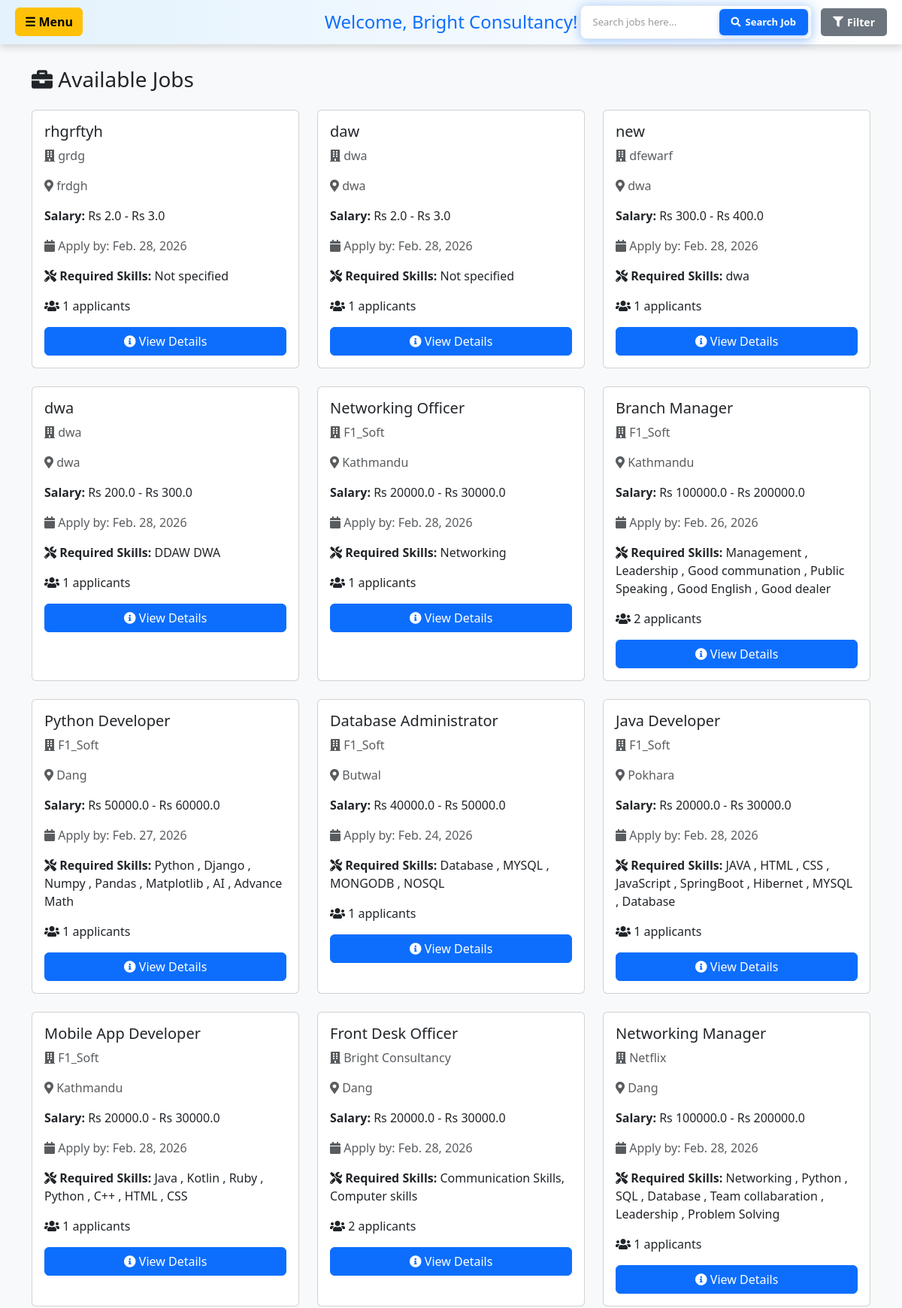
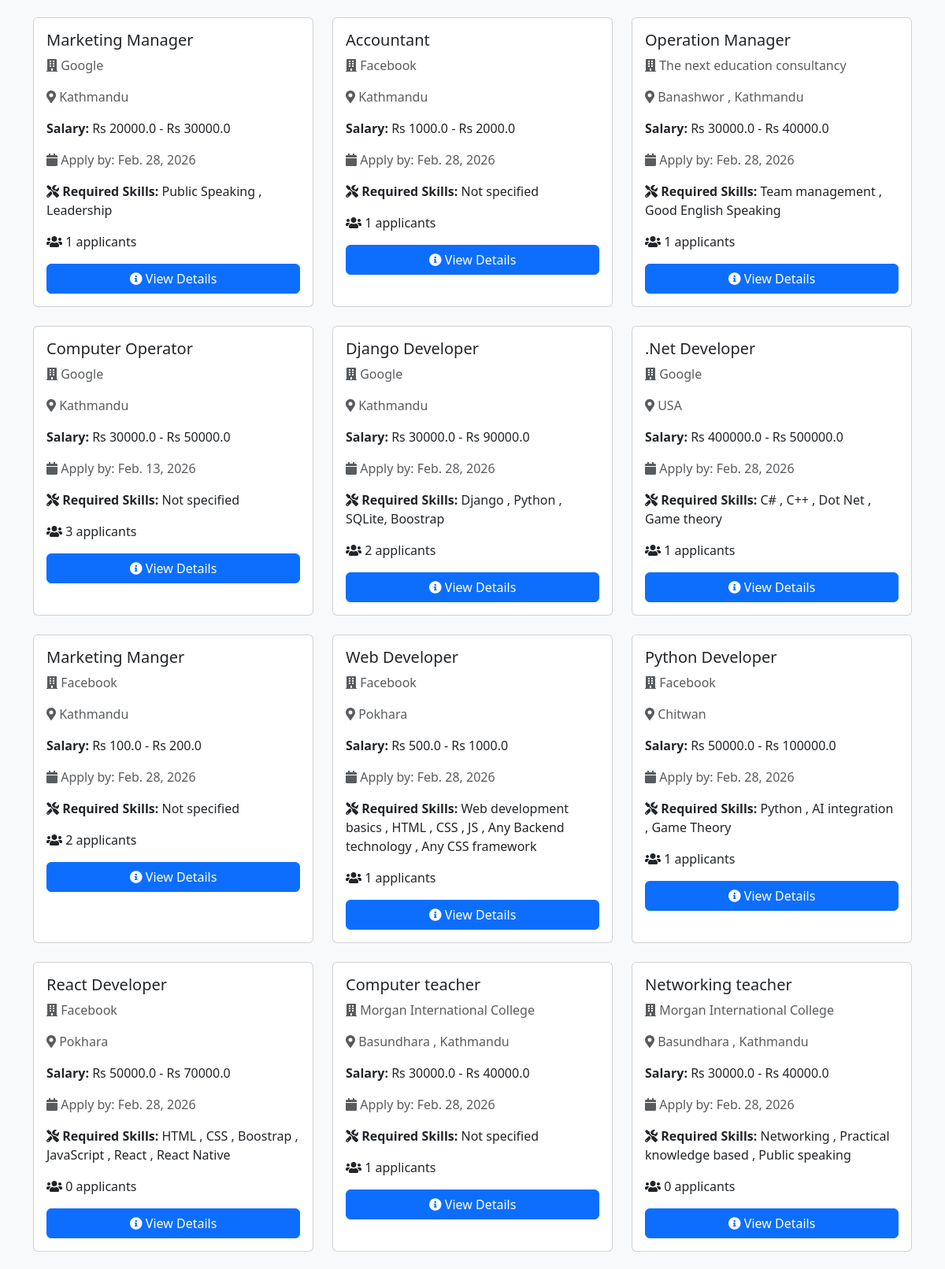
The page /candidate-dashboard/ (signed in, upper part) on the database its author committed (2 pictures, top to bottom).
### hr/models.py (models this page shows, shortened)
class JobPost(models.Model):
    user = models.ForeignKey(User, on_delete=models.CASCADE)
    title = models.CharField(max_length=200)
    address = models.CharField(max_length=200)
    CompanyName = models.CharField(max_length=200)
    salaryLow = models.FloatField(default=0, validators=[MinValueValidator(0)])
    salaryHigh = models.FloatField(default=0, validators=[MinValueValidator(0)])
    applycount = models.IntegerField(default=0)
    lastDateToApply = models.DateField()
    created_at = models.DateTimeField(auto_now_add=True, null=True)
    employment_type = models.CharField(
        max_length=20, choices=EMPLOYMENT_TYPE_CHOICES,
        default='full-time', null=True, blank=True
    )
    work_mode = models.CharField(
        max_length=20, choices=WORK_MODE_CHOICES,
        default='on-site', null=True, blank=True
    )
    required_experience = models.CharField(
        max_length=50,
        choices=EXPERIENCE_LEVEL_CHOICES,
        default='no-experience',
        help_text='Select required years of experience'
    )
    required_experience_custom = models.CharField(
        max_length=100,
        null=True,
        blank=True,
        help_text='Custom experience requirement (e.g., 1.5 years)'
    )
    required_education = models.CharField(
        max_length=50,
        choices=REQUIRED_EDUCATION_CHOICES,
        default='no-education',
        help_text='Select required education level'
    )
    required_skills = models.TextField(
        null=True,
        blank=True,
        help_text='Comma-separated skills (e.g., Python, SQL, Communication)'
    )
    @property
    def is_expired(self):
        return self.lastDateToApply < date.today()

### candidate/views.py (the view, shortened to what this page needs)
# urls.py: path("candidate-dashboard/", views.candidate_dashboard, name='candidate_dashboard'),
@login_required(login_url='login_user')
def candidate_dashboard(request):
    try:
        profile = CandidateProfile.objects.get(user=request.user)
    except CandidateProfile.DoesNotExist:
        profile = None
    search_query = request.GET.get('search', '')
    filter_by = request.GET.get('filter_by', 'keyword')
    location = request.GET.get('location', '')
    date_posted = request.GET.get('date_posted', '')
    min_salary = request.GET.get('min_salary', '')
    max_salary = request.GET.get('max_salary', '')
    sort_by = request.GET.get('sort_by', 'relevance')
    employment_type = request.GET.get('employment_type', '')
    work_mode = request.GET.get('work_mode', '')
    jobs = JobPost.objects.all()
    search_placeholder = 'Search jobs here...'
    if filter_by == 'keyword' and search_query:
        jobs = jobs.filter(title__icontains=search_query)
        search_placeholder = 'Search jobs here...'
    elif filter_by == 'location' and search_query:
        jobs = jobs.filter(address__icontains=search_query)
        search_placeholder = 'Search by location...'
    elif filter_by == 'company' and search_query:
        jobs = jobs.filter(CompanyName__icontains=search_query)
        search_placeholder = 'Search by company name...'
    elif filter_by == 'date_24':
        cutoff_date = timezone.now() - timedelta(hours=24)
        jobs = jobs.filter(created_at__gte=cutoff_date)
        search_placeholder = 'Showing jobs from last 24 hours'
    elif filter_by == 'date_7':
        cutoff_date = timezone.now() - timedelta(days=7)
        jobs = jobs.filter(created_at__gte=cutoff_date)
        search_placeholder = 'Showing jobs from last 7 days'
    elif filter_by == 'date_30':
        cutoff_date = timezone.now() - timedelta(days=30)
        jobs = jobs.filter(created_at__gte=cutoff_date)
        search_placeholder = 'Showing jobs from last 30 days'
    elif filter_by == 'salary_high':
        jobs = jobs.order_by('-salaryHigh')
        search_placeholder = 'Sorted by highest salary'
    elif filter_by == 'salary_low':
        jobs = jobs.order_by('salaryLow')
        search_placeholder = 'Sorted by lowest salary'
    elif filter_by == 'newest':
        jobs = jobs.order_by('-created_at')
        search_placeholder = 'Showing newest jobs first'
    elif filter_by == 'employment_full':
        jobs = jobs.filter(employment_type='full-time')
        search_placeholder = 'Showing Full-time jobs'
    elif filter_by == 'employment_part':
        jobs = jobs.filter(employment_type='part-time')
        search_placeholder = 'Showing Part-time jobs'
    elif filter_by == 'employment_intern':
        jobs = jobs.filter(employment_type='internship')
        search_placeholder = 'Showing Internship jobs'
    elif filter_by == 'employment_contract':
        jobs = jobs.filter(employment_type='contract')
        search_placeholder = 'Showing Contract jobs'
    elif filter_by == 'employment_freelance':
        jobs = jobs.filter(employment_type='freelance')
        search_placeholder = 'Showing Freelance jobs'
    elif filter_by == 'work_onsite':
        jobs = jobs.filter(work_mode='on-site')
        search_placeholder = 'Showing On-site jobs'
    elif filter_by == 'work_remote':
        jobs = jobs.filter(work_mode='remote')
        search_placeholder = 'Showing Remote jobs'
    elif filter_by == 'work_hybrid':
        jobs = jobs.filter(work_mode='hybrid')
        search_placeholder = 'Showing Hybrid jobs'
    if location:
        jobs = jobs.filter(address__icontains=location)
    if filter_by not in ['salary_high', 'salary_low', 'newest', 'salary_range']:
        if sort_by == 'newest':
            jobs = jobs.order_by('-created_at')
        elif sort_by == 'salary_high':
            jobs = jobs.order_by('-salaryHigh')
        elif sort_by == 'salary_low':
            jobs = jobs.order_by('salaryLow')
        else:  # Default sorting by relevance (could be based on search query or other factors)
            jobs = jobs.order_by('-created_at')
    applied_jobs = candidateApplication.objects.filter(user=request.user)
    applied_job_ids = [app.job.id for app in applied_jobs]
    job_status_map = {app.job.id: app.status for app in applied_jobs}
    for job in jobs:
        if job.id in job_status_map:
            job.application_status = job_status_map[job.id]
        else:
            job.application_status = None
    for job in jobs:
        if job.is_expired:
            job.display_status = "Expired"
        else:
            job.display_status = job.application_status
    shortlisted_jobs = ShortlistedCandidate.objects.filter(candidate__user=request.user)
    shortlisted_count = shortlisted_jobs.count()
    newly_shortlisted = shortlisted_jobs.filter(notification_sent=False)
    for shortlist in newly_shortlisted:
        messages.info(request, f"Great news! You have been shortlisted for {shortlist.job.title}!")
        shortlist.notification_sent = True
        shortlist.save()
    context = {
        'jobs': jobs,
        'applied_job_ids': applied_job_ids,
        'shortlisted_count': shortlisted_count,
        'profile': profile,
        'search_query': search_query,
        'filter_by': filter_by,
        'search_placeholder': search_placeholder,
        'location': location,
        'date_posted': date_posted,
        'min_salary': min_salary,
        'max_salary': max_salary,
        'sort_by': sort_by,
        'employment_type': employment_type,
        'work_mode': work_mode,
    }
    return render(request, 'candidate/dashboard_with_nav.html', context)

### candidate/templates/candidate/dashboard_with_nav.html (shortened to what this page needs)
<!DOCTYPE html>
<html lang="en">
{% load static %}
<head>
    <link href="https://cdn.jsdelivr.net/npm/bootstrap@5.3.8/dist/css/bootstrap.min.css" rel="stylesheet">
    <link rel="stylesheet" href="https://cdnjs.cloudflare.com/ajax/libs/font-awesome/5.15.3/css/all.min.css">
</head>
<body>
<div class="top-bar">
    <a class="btn btn-warning menu-btn" data-bs-toggle="offcanvas" href="#offcanvasExample" role="button" aria-controls="offcanvasExample">
        <strong>☰ Menu</strong>
    </a>
    <h2>Welcome, {{ user.username }}!</h2>
    <div class="search-container">
        <div class="search-form-wrapper">
            <form method="GET" action="{% url 'candidate_dashboard' %}" class="d-flex align-items-center" id="searchForm" style="width: 100%; margin: 0;">
                <input type="text" name="search" class="search-input"
                    placeholder="{{ search_placeholder|default:'Search jobs here...' }}"
                    value="{{ search_query }}" />
                <button type="submit" class="search-btn">
                    <i class="fas fa-search"></i> Search Job
                </button>
            </form>
        </div>
        <div class="filter-dropdown">
            <button type="button" class="filter-btn" onclick="toggleFilterDropdown()">
                <i class="fas fa-filter"></i> Filter
            </button>
        </div>
    </div>
</div>
<div class="container">
    <h3 class="mb-4"><i class="fas fa-briefcase"></i> Available Jobs</h3>
    {% if jobs %}
    <div class="row">
        {% for job in jobs %}
        <div class="col-md-6 col-lg-4 mb-4">
            <div class="card job-card h-100 position-relative">
                <div class="card-body">
                    <h5 class="card-title">{{ job.title }}</h5>
                    <p class="card-text text-muted">
                        <i class="fas fa-building"></i> {{ job.CompanyName }}
                    </p>
                    <p class="card-text text-muted">
                        <i class="fas fa-map-marker-alt"></i> {{ job.address }}
                    </p>
                    <p class="card-text">
                        <strong>Salary:</strong> Rs {{ job.salaryLow }} - Rs {{ job.salaryHigh }}
                    </p>
                    <p class="card-text text-muted">
                        <i class="fas fa-calendar"></i> Apply by: {{ job.lastDateToApply }}
                    </p>
                    <p class="card-text">
                        <i class="fas fa-tools"></i>
                        <strong>Required Skills:</strong>
                        {% if job.required_skills %}
                            {{ job.required_skills }}
                        {% else %}
                            Not specified
                        {% endif %}
                    </p>
                    <p class="card-text">
                        <i class="fas fa-users"></i> {{ job.applycount|default:"0" }} applicants
                    </p>
                    <a href="{% url 'job_detail' job.id %}" class="btn btn-primary w-100">
                        <i class="fas fa-info-circle"></i> View Details
                    </a>
                </div>
            </div>
        </div>
        {% endfor %}
    </div>
    {% else %}
    <div class="alert alert-warning" role="alert">
        No jobs available at the moment. Check back later!
    </div>
    {% endif %}
</div>
</body>
</html>

### candidate/templates/candidate/dashboard_with_nav.html (style rules this page uses)
body { background: #f8f9fa; font-family: 'Segoe UI', Tahoma, Geneva, Verdana, sans-serif; margin: 0; }
.top-bar { display: flex; align-items: center; justify-content: space-between; background: linear-gradient(90deg, #e3f2fd, #ffffff); padding: 15px 30px; box-shadow: 0 4px 10px rgba(0,0,0,0.15); position: relative; }
.top-bar .menu-btn { position: absolute; left: 20px; }
.top-bar h2 { margin: 0; color: #0d6efd; text-align: center; font-size: 24px; flex-grow: 1; }
.search-container { display: flex; align-items: center; gap: 12px; position: absolute; right: 20px; }
.search-form-wrapper { display: flex; align-items: center; position: relative; background: white; border: 1px solid #e8e8e8; border-radius: 8px; padding: 4px 4px; box-shadow: 0 2px 12px rgba(13, 110, 253, 0.25), 0 0 20px rgba(13, 110, 253, 0.15); transition: all 0.3s ease; }
.search-input { padding: 8px 12px; border: none; width: 180px; font-size: 13px; outline: none; background: transparent; color: #333; }
.search-input::placeholder { color: #999; }
.search-btn { padding: 8px 16px; background-color: #0d6efd; color: white; border: none; border-radius: 6px; cursor: pointer; font-size: 13px; font-weight: 600; transition: all 0.3s ease; display: flex; align-items: center; gap: 6px; white-space: nowrap; margin: 0; box-shadow: 0 2px 6px rgba(13, 110, 253, 0.3); }
.filter-dropdown { position: relative; display: inline-block; }
.filter-btn { padding: 8px 16px; background-color: #6c757d; color: white; border: none; border-radius: 5px; cursor: pointer; font-size: 14px; font-weight: 600; transition: all 0.3s; display: flex; align-items: center; gap: 5px; }
.container { margin-top: 30px; }
.job-card { transition: transform 0.3s, box-shadow 0.3s; }

### rows shown on the page
JobPost: title "rhgrftyh", CompanyName "grdg", address "frdgh", salaryLow "2.0", salaryHigh "3.0", lastDateToApply "Feb. 28, 2026", required_skills "Not specified", applycount "1"
JobPost: title "daw", CompanyName "dwa", address "dwa", salaryLow "2.0", salaryHigh "3.0", lastDateToApply "Feb. 28, 2026", required_skills "Not specified", applycount "1"
JobPost: title "new", CompanyName "dfewarf", address "dwa", salaryLow "300.0", salaryHigh "400.0", lastDateToApply "Feb. 28, 2026", required_skills "dwa", applycount "1"
JobPost: title "dwa", CompanyName "dwa", address "dwa", salaryLow "200.0", salaryHigh "300.0", lastDateToApply "Feb. 28, 2026", required_skills "DDAW DWA", applycount "1"
JobPost: title "Networking Officer", CompanyName "F1_Soft", address "Kathmandu", salaryLow "20000.0", salaryHigh "30000.0", lastDateToApply "Feb. 28, 2026", required_skills "Networking", applycount "1"
JobPost: title "Branch Manager", CompanyName "F1_Soft", address "Kathmandu", salaryLow "100000.0", salaryHigh "200000.0", lastDateToApply "Feb. 26, 2026", required_skills "Management , Leadership , Good communation , Public Speaking , Good English , Good dealer", applycount "2"
JobPost: title "Python Developer", CompanyName "F1_Soft", address "Dang", salaryLow "50000.0", salaryHigh "60000.0", lastDateToApply "Feb. 27, 2026", required_skills "Python , Django , Numpy , Pandas , Matplotlib , AI , Advance Math", applycount "1"
JobPost: title "Database Administrator", CompanyName "F1_Soft", address "Butwal", salaryLow "40000.0", salaryHigh "50000.0", lastDateToApply "Feb. 24, 2026", required_skills "Database , MYSQL , MONGODB , NOSQL", applycount "1"
JobPost: title "Java Developer", CompanyName "F1_Soft", address "Pokhara", salaryLow "20000.0", salaryHigh "30000.0", lastDateToApply "Feb. 28, 2026", required_skills "JAVA , HTML , CSS , JavaScript , SpringBoot , Hibernet , MYSQL , Database", applycount "1"
JobPost: title "Mobile App Developer", CompanyName "F1_Soft", address "Kathmandu", salaryLow "20000.0", salaryHigh "30000.0", lastDateToApply "Feb. 28, 2026", required_skills "Java , Kotlin , Ruby , Python , C++ , HTML , CSS", applycount "1"
JobPost: title "Front Desk Officer", CompanyName "Bright Consultancy", address "Dang", salaryLow "20000.0", salaryHigh "30000.0", lastDateToApply "Feb. 28, 2026", required_skills "Communication Skills, Computer skills", applycount "2"
JobPost: title "Networking Manager", CompanyName "Netflix", address "Dang", salaryLow "100000.0", salaryHigh "200000.0", lastDateToApply "Feb. 28, 2026", required_skills "Networking , Python , SQL , Database , Team collabaration , Leadership , Problem Solving", applycount "1"
JobPost: title "Marketing Manager", CompanyName "Google", address "Kathmandu", salaryLow "20000.0", salaryHigh "30000.0", lastDateToApply "Feb. 28, 2026", required_skills "Public Speaking , Leadership", applycount "1"
JobPost: title "Accountant", CompanyName "Facebook", address "Kathmandu", salaryLow "1000.0", salaryHigh "2000.0", lastDateToApply "Feb. 28, 2026", shows "Not specified", applycount "1"
JobPost: title "Operation Manager", CompanyName "The next education consultancy", address "Banashwor , Kathmandu", salaryLow "30000.0", salaryHigh "40000.0", lastDateToApply "Feb. 28, 2026", required_skills "Team management , Good English Speaking", applycount "1"
JobPost: title "Computer Operator", CompanyName "Google", address "Kathmandu", salaryLow "30000.0", salaryHigh "50000.0", lastDateToApply "Feb. 13, 2026", required_skills "Not specified", applycount "3"
JobPost: title "Django Developer", CompanyName "Google", address "Kathmandu", salaryLow "30000.0", salaryHigh "90000.0", lastDateToApply "Feb. 28, 2026", required_skills "Django , Python , SQLite, Boostrap", applycount "2"
JobPost: title ".Net Developer", CompanyName "Google", address "USA", salaryLow "400000.0", salaryHigh "500000.0", lastDateToApply "Feb. 28, 2026", required_skills "C# , C++ , Dot Net , Game theory", applycount "1"
JobPost: title "Marketing Manger", CompanyName "Facebook", address "Kathmandu", salaryLow "100.0", salaryHigh "200.0", lastDateToApply "Feb. 28, 2026", required_skills "Not specified", applycount "2"
JobPost: title "Web Developer", CompanyName "Facebook", address "Pokhara", salaryLow "500.0", salaryHigh "1000.0", lastDateToApply "Feb. 28, 2026", required_skills "Web development basics , HTML , CSS , JS , Any Backend technology , Any CSS framework", applycount "1"
JobPost: title "Python Developer", CompanyName "Facebook", address "Chitwan", salaryLow "50000.0", salaryHigh "100000.0", lastDateToApply "Feb. 28, 2026", required_skills "Python , AI integration , Game Theory", applycount "1"
JobPost: title "React Developer", CompanyName "Facebook", address "Pokhara", salaryLow "50000.0", salaryHigh "70000.0", lastDateToApply "Feb. 28, 2026", required_skills "HTML , CSS , Boostrap , JavaScript , React , React Native", applycount "0"
JobPost: title "Computer teacher", CompanyName "Morgan International College", address "Basundhara , Kathmandu", salaryLow "30000.0", salaryHigh "40000.0", lastDateToApply "Feb. 28, 2026", required_skills "Not specified", applycount "1"
JobPost: title "Networking teacher", CompanyName "Morgan International College", address "Basundhara , Kathmandu", salaryLow "30000.0", salaryHigh "40000.0", lastDateToApply "Feb. 28, 2026", required_skills "Networking , Practical knowledge based , Public speaking", applycount "0"

### other values the page prints
{{ user.username }} "Bright Consultancy"
